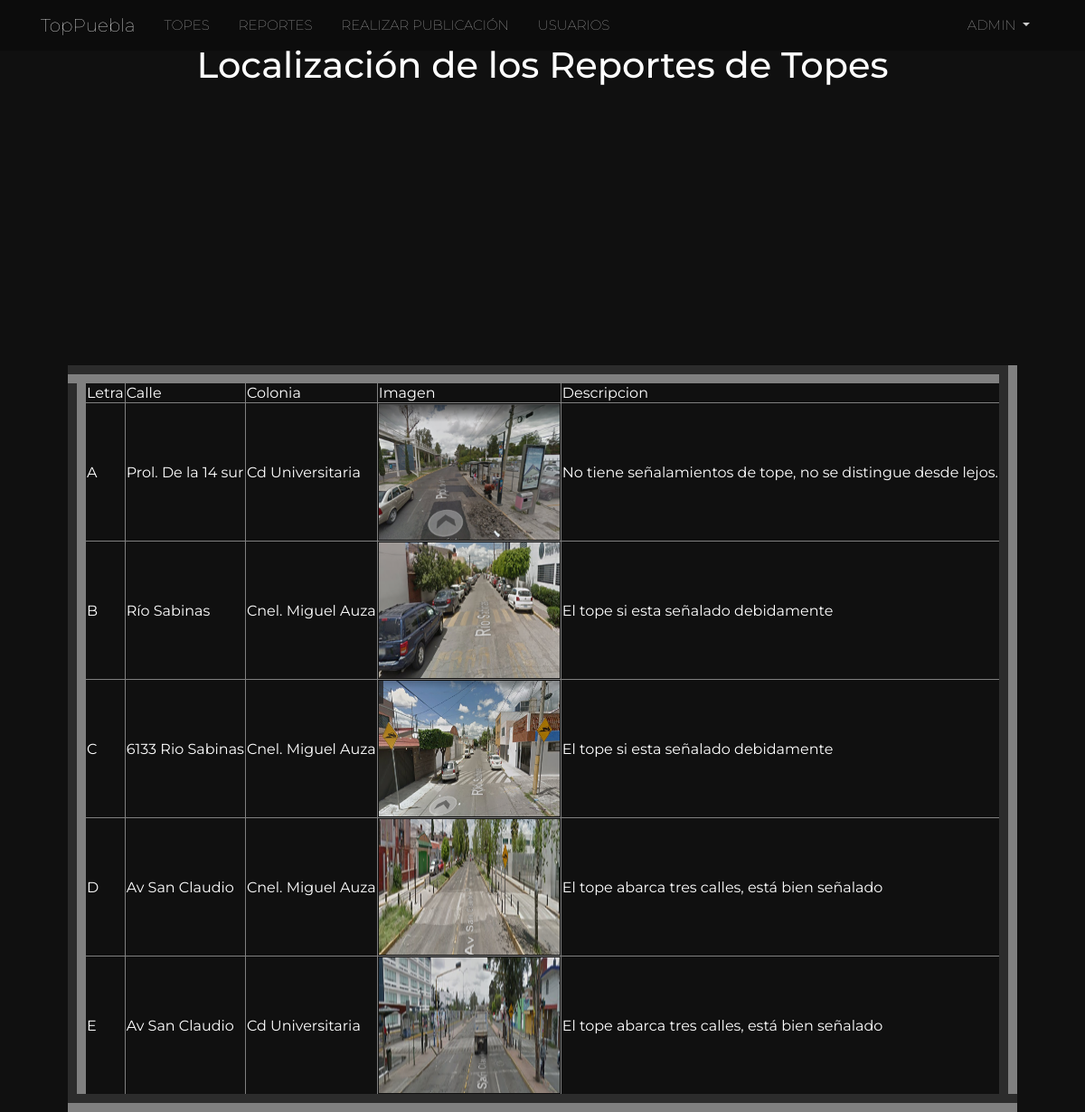
The page /ReporteAdmin.php (signed in) on the database its author committed.
### tables this page shows
CREATE TABLE IF NOT EXISTS `Reporte` (
  `NoRep` int(11) NOT NULL AUTO_INCREMENT,
  `idUs` int(11) DEFAULT NULL,
  `Calle` varchar(50) DEFAULT NULL,
  `Latitud` varchar(30) DEFAULT NULL,
  `Longitud` varchar(30) NOT NULL,
  `Colonia` varchar(50) DEFAULT NULL,
  `Imagen` varchar(50) DEFAULT NULL,
  `Descripcion` varchar(100) DEFAULT NULL,
  PRIMARY KEY (`NoRep`),
  KEY `idUs` (`idUs`)
);

### ReporteAdmin.php (the view, shortened to what this page needs)
<html>
<head>
    <link rel="stylesheet" href="dist/css/bootstrap.min.css">
    <link rel="stylesheet" href="css/style.css">
</head>
<body onload="initialize();">
    <nav class="navbar navbar-dark fixed-top navbar-expand-md navbar-no-bg">
        <div class="container">
            <a class="navbar-brand" href="indexAdmin.php">TopPuebla</a>
            <div class="collapse navbar-collapse" id="navbarNav">
                <ul class="navbar-nav">
                   <li class="nav-item">
                      <a class="nav-link scroll-link" href="crearPublicacion.php">Topes</a>
                  </li>
                  <li class="nav-item">
                      <a class="nav-link scroll-link" href="ReporteAdmin.php">Reportes</a>
                  </li>
                    <li class="nav-item">
                        <a class="nav-link scroll-link" href="crearPublicacion.php">Realizar Publicación</a>
                    </li>
                  <li class="nav-item">
                      <a class="nav-link scroll-link" href="agregaAdmin.php">Usuarios</a>
                  </li>
                </ul>
                <span class="ml-auto navbar-nav">
                    <li class="nav-item dropdown">
                        <a class="nav-link dropdown-toggle" href="#" id="navbarDropdown" data-toggle="dropdown" aria-haspopup="true" aria-expanded="false">
                            <?php echo ($_SESSION['username']); ?>
                        </a>
                    </li>
                </span>
            </div>
        </div>
    </nav>
<div>
    <br><br>
    <h1 align="center" style="color:white;">Localización de los Reportes de Topes</h1>
    <div id="map_canvas" style="width: auto; height: 300px;">
    </div>
</div>
<center>
    <?php
                            $link=mysqli_connect("localhost", "hugo", "aioris12345");
                            mysqli_select_db($link, "TopPuebla");
                            $result = mysqli_query($link, "select * from Reporte");
                            echo "<table border = 20>";
                            echo ("<tr><td>Letra</td><td> Calle </td><td> Colonia </td><td> Imagen </td><td> Descripcion</td></tr>");
                            $letras = 65;
                            while($row= mysqli_fetch_array($result))
                            {
                                $col = $row["Colonia"];
                                $calle = $row["Calle"];
                                $im = $row["Imagen"];
                                $des = $row["Descripcion"];
                                $letra = chr($letras);
                                echo ("<tr><td>$letra</td><td> $calle </td><td> $col </td><td>
                                        <img src = Topes/$im width=200 height=150/></td><td>$des</td></tr>");
                                $letras = $letras+1;
                            }
                            echo ("</table>");
                        ?>
</center>
</body>
</html>

### css/style.css (style rules this page uses)
body { font-family: 'Montserrat', sans-serif; background-color: rgb(0, 0, 0); }
.navbar { background: #444; -o-transition: all .6s; -moz-transition: all .6s; -webkit-transition: all .6s; -ms-transition: all .6s; transition: all .6s; backface-visibility: hidden; }
.navbar.navbar-no-bg { background: #444; background: rgba(0, 0, 0, 0.2); }
.navbar-dark .navbar-nav { font-size: 15px; color: #fff; text-transform: uppercase; }
.navbar-dark .navbar-nav .nav-link { color: #fff; color: rgba(255, 255, 255, 0.8); border: 0; }
.navbar-expand-md .navbar-nav .nav-link { padding-left: 1rem; padding-right: 1rem; }
* { box-sizing: border-box; }
body, figure { margin: 0; background: #101010; font-family: Istok Web, sans-serif; font-weight: 100; }

### ReporteAdmin.php (style rules this page uses)
body, html { height: 100%; margin: 0; font-family: 'Montserrat', sans-serif; }
* { box-sizing: border-box; }

### rows shown on the page
reporte: letra "A", Calle "Prol. De la 14 sur", Colonia "Cd Universitaria", Imagen (picture), Descripcion "No tiene señalamientos de tope, no se distingue desde lejos."
reporte: letra "B", Calle "Río Sabinas", Colonia "Cnel. Miguel Auza", Imagen (picture), Descripcion "El tope si esta señalado debidamente"
reporte: letra "C", Calle "6133 Rio Sabinas", Colonia "Cnel. Miguel Auza", Imagen (picture), Descripcion "El tope si esta señalado debidamente"
reporte: letra "D", Calle "Av San Claudio", Colonia "Cnel. Miguel Auza", Imagen (picture), Descripcion "El tope abarca tres calles, está bien señalado"
reporte: letra "E", Calle "Av San Claudio", Colonia "Cd Universitaria", Imagen (picture), Descripcion "El tope abarca tres calles, está bien señalado"

### other values the page prints
$_SESSION['username'] "ADMIN"
